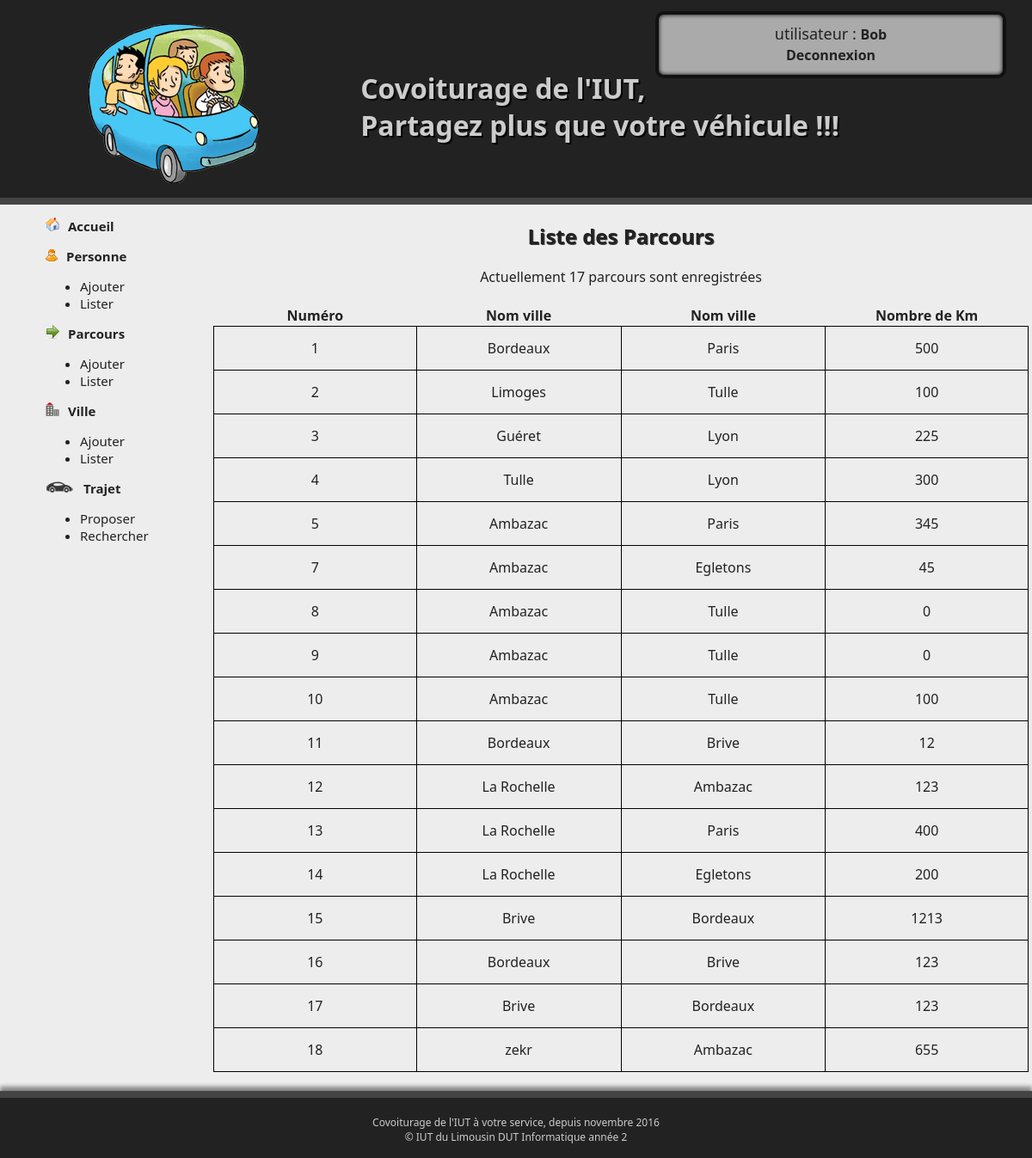
Page /index.php?page=6 (signed in) on the committed database.
### tables this page shows
CREATE TABLE `parcours` (
  `par_num` int(11) NOT NULL,
  `par_km` float NOT NULL,
  `vil_num1` int(11) NOT NULL,
  `vil_num2` int(11) NOT NULL
);

CREATE TABLE `ville` (
  `vil_num` int(11) NOT NULL,
  `vil_nom` varchar(100) NOT NULL
);

### include/autoLoad.inc.php (called while the page is built, shortened)
<?php
spl_autoload_register(function ($className) {
    $repClasses = 'classes/';
}
);

### classes/ParcoursManager.class.php (called while the page is built, shortened)
<?php
class ParcoursManager
{
    private $db;
    public function __construct($db)
    {
        $this->db = $db;
    }
    public function getAllParcours(): array
    {
        $listeParcours = array();
        $sql = 'SELECT par_num, par_km, vil_num1, vil_num2  FROM parcours';
        $requete = $this->db->prepare($sql);
        $requete->execute();
        while ($parcours = $requete->fetch())
            $listeParcours[] = new Parcours($parcours);
        return $listeParcours;
    }
    public function NombreParcours()
    {
        $sql = 'SELECT count(par_num) as nbr FROM parcours';
        $requete = $this->db->prepare($sql);
        $requete->execute();
        return $requete->fetch()['nbr'];
    }
}

### classes/Parcours.class.php (called while the page is built, shortened)
<?php
class Parcours
{
    private $par_num;
    private $par_km;
    private $vil_num1;
    private $vil_num2;
    public function getParNum()
    {
        return $this->par_num;
    }
    public function setParNum($par_num)
    {
        $this->par_num = $par_num;
    }
    public function getParKm()
    {
        return $this->par_km;
    }
    public function setParKm($par_km)
    {
        $this->par_km = $par_km;
    }
    public function getVilNum1()
    {
        return $this->vil_num1;
    }
    public function setVilNum1($vil_num1)
    {
        $this->vil_num1 = $vil_num1;
    }
    public function getVilNum2()
    {
        return $this->vil_num2;
    }
    public function setVilNum2($vil_num2)
    {
        $this->vil_num2 = $vil_num2;
    }
}

### classes/VilleManager.class.php (called while the page is built, shortened)
<?php
class VilleManager
{
    private $db;
    public function __construct($db)
    {
        $this->db = $db;
    }
    public function getVilleParcours($id): Ville
    {
        $sql = "SELECT vil_nom FROM ville WHERE vil_num ='$id' ";
        $requete = $this->db->prepare($sql);
        $requete->execute();
        $ville = $requete->fetch();
        return new Ville($ville);
    }
}

### classes/Ville.class.php (called while the page is built, shortened)
<?php
class Ville
{
    private $vil_nom;
    public function getVilNom()
    {
        return $this->vil_nom;
    }
    public function setVilNom($vil_nom)
    {
        $this->vil_nom = $vil_nom;
    }
}

### include/pages/listerParcours.inc.php (the view)
<?php
$pdo = new Mypdo();
$parcoursManager = new ParcoursManager($pdo);
$villeManager = new VilleManager($pdo);
$parcours = $parcoursManager->getAllParcours();
$nbr = $parcoursManager->NombreParcours();
?>
<div class="sstitre"><h2>Liste des Parcours</h2></div>
<div>Actuellement <?php echo $nbr; ?> parcours sont enregistrées</div>
<br>
<table>
    <tr>
        <th>Numéro</th>
        <th>Nom ville</th>
        <th>Nom ville</th>
        <th>Nombre de Km</th>
    </tr>
    <?php
    foreach ($parcours as $parcour) { ?>
        <tr>
            <td><?php echo $parcour->getParNum(); ?> </td>
            <td><?php echo $villeManager->getVilleParcours($parcour->getVilNum1())->getVilNom(); ?></td>
            <td><?php echo $villeManager->getVilleParcours($parcour->getVilNum2())->getVilNom(); ?></td>
            <td><?php echo $parcour->getParKm(); ?></td>
        </tr>
    <?php } ?>
</table>
<br/>

### css/stylesheet.css (style rules this page uses)
body { background-color: #222222;; font-family: "Segoe UI", Verdana, serif; font-size: 12pt; margin: 0; padding: 0; }
table { border-collapse: collapse; margin: auto; text-align: center; }
td { text-align: center; height: 40px; width: 250px; padding: 5px; border: 1px solid black; }
.sstitre { text-shadow: 1px 1px #3e4244; }

### rows in the picture
parcours: par_num "1", vil_num1.vil_nom "Bordeaux", vil_num2.vil_nom "Paris", par_km "500"
parcours: par_num "2", vil_num1.vil_nom "Limoges", vil_num2.vil_nom "Tulle", par_km "100"
parcours: par_num "3", vil_num1.vil_nom "Guéret", vil_num2.vil_nom "Lyon", par_km "225"
parcours: par_num "4", vil_num1.vil_nom "Tulle", vil_num2.vil_nom "Lyon", par_km "300"
parcours: par_num "5", vil_num1.vil_nom "Ambazac", vil_num2.vil_nom "Paris", par_km "345"
parcours: par_num "7", vil_num1.vil_nom "Ambazac", vil_num2.vil_nom "Egletons", par_km "45"
parcours: par_num "8", vil_num1.vil_nom "Ambazac", vil_num2.vil_nom "Tulle", par_km "0"
parcours: par_num "9", vil_num1.vil_nom "Ambazac", vil_num2.vil_nom "Tulle", par_km "0"
parcours: par_num "10", vil_num1.vil_nom "Ambazac", vil_num2.vil_nom "Tulle", par_km "100"
parcours: par_num "11", vil_num1.vil_nom "Bordeaux", vil_num2.vil_nom "Brive", par_km "12"
parcours: par_num "12", vil_num1.vil_nom "La Rochelle", vil_num2.vil_nom "Ambazac", par_km "123"
parcours: par_num "13", vil_num1.vil_nom "La Rochelle", vil_num2.vil_nom "Paris", par_km "400"
parcours: par_num "14", vil_num1.vil_nom "La Rochelle", vil_num2.vil_nom "Egletons", par_km "200"
parcours: par_num "15", vil_num1.vil_nom "Brive", vil_num2.vil_nom "Bordeaux", par_km "1213"
parcours: par_num "16", vil_num1.vil_nom "Bordeaux", vil_num2.vil_nom "Brive", par_km "123"
parcours: par_num "17", vil_num1.vil_nom "Brive", vil_num2.vil_nom "Bordeaux", par_km "123"
parcours: par_num "18", vil_num1.vil_nom "zekr", vil_num2.vil_nom "Ambazac", par_km "655"

### other values in the picture
$_SESSION["login"] "Bob"
$nbr "17"
